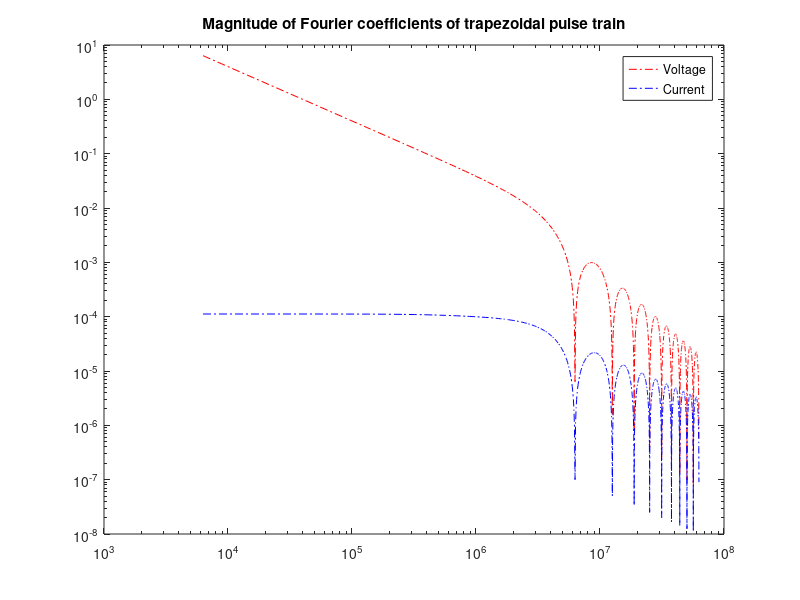

Write MATLAB code to recreate this figure. (Note: this script raises an error after producing the figure.)
% Fourierreihenkoeffizienten des Strompulses

% Defining the constant parameters

% fundamental period [s]
T=1e-3;

% fundamental frequency [Hz]
f0=1/T;

% pulse amplitude [V]
U0=10;

% pulse rise time [s]
tr=1e-6;

% pulse fall time [s]
tf=tr;

% FWHM [s]
tau=0.5e-3;

% frequencies associated with Fourier components [Hz]
nmax=1e4; % highest harmonic included in the Fourier sum
n=1:nmax;
w=2*pi*n*f0;


% Debye network parameters:
Ci=0.3*10^-9; % [F]
Ri=5*10^3; % [ohm]
Rinf=10*10^6; % [ohm]
Czero=2.5*10^-9; % [F]


% Fourier coefficients of the trapezoidal pulse train
base=2*U0./(1i*w*T); % [V]
coeff=base.*(exp(1i*w*tau*0.5).*sin(w*tr*0.5)./(w*tr*0.5)-exp(-1i*w*tau*0.5).*sin(w*tf*0.5)./(w*tf*0.5)); % [V]

% computing each individual current component using the debye network
% impedance
cucoeff=coeff.*((1/(Rinf)+1./(Ri+1./(1i*w*Ci))+1i*Czero*w)); % [A]

figure(1) % Fourier coefficients (amplitude)

step=ceil(length(w)/1000);

loglog(w(1:step:length(w)),abs(coeff(1:step:length(w))),'-.r',w(1:step:length(w)),abs(cucoeff(1:step:length(w))),'-.b');
title('Magnitude of Fourier coefficients of trapezoidal pulse train')
legend('Voltage', 'Current')

t=linspace(-0.5e-3,+0.5e-3,20000); % time axis [s]
timefunc=0;
timefuncfilter=0;
timefunccu=0;
timefunccufilter=0;

% Butterworth filter transfer function
fc=1e5; % cutoff frequency [Hz]
norder=8; % filter order

hBW=ButterworthTF(w/(2*pi),fc,norder);

% recreating the time signals
% note: could be done more efficiently by using matrix multiplication


%Cancer
%timefunc=sum(bsxfun(@times,exp(1i*w'*t),coeff'));               %[V]
%timefunccu=sum(bsxfun(@times,exp(1i*w'*t),cucoeff'));         % [A]
%timefuncfilter=sum(bsxfun(@times,exp(1i*w'*t),hBW'.*coeff')); % [V]
%timefunccufilter=sum(bsxfun(@times,exp(1i*w'*t),hBW'.*cucoeff'));   % [A]

for i=1:nmax;
   timefunc=timefunc+coeff(i)*exp(1i*w(i)*t); % [V]
    timefuncfilter=timefuncfilter+hBW(i)*coeff(i)*exp(1i*w(i)*t); % [V]
   timefunccu=timefunccu+cucoeff(i)*exp(1i*w(i)*t); % [A]
    timefunccufilter=timefunccufilter+hBW(i)*cucoeff(i)*exp(1i*w(i)*t); % [A]
end

figure(2) % time domain signals


subplot(2,1,1)
voltplot= line(t,real(timefunc));

set(voltplot                         , ...
  'Color'           , [0 0 .5], 'LineWidth', 2, 'LineStyle', '-.'    );


title('Voltage signal')

vlabel=xlabel('Time [s]')
vylabel=ylabel('Voltage [V]')
set(gca, ...
  'Box'         , 'off'     , ...
  'TickDir'     , 'out'     , ...
  'TickLength'  , [.02 .02] , ...
  'XMinorTick'  , 'on'      , ...
  'YMinorTick'  , 'on'      , ...
  'YGrid'       , 'on'      , ...
  'XColor'      , [.3 .3 .3], ...
  'YColor'      , [.4 .3 .3], ...
  'YTick'       , -5:2:5, ...
  'LineWidth'   , 1         );



subplot(2,1,2)
currentplot= line(t,real(timefunccu));
title('Current signal')

set(currentplot                         , ...
  'Color'           , 'r', 'LineWidth', 2, 'LineStyle', '-.'    );



vlabel=xlabel('Time [s]')
vylabel=ylabel('Current [A]')
set(gca, ...
  'Box'         , 'off'     , ...
  'TickDir'     , 'out'     , ...
  'TickLength'  , [.02 .02] , ...
  'XMinorTick'  , 'on'      , ...
  'YMinorTick'  , 'on'      , ...
  'YGrid'       , 'on'      , ...
  'XColor'      , [.3 .3 .3], ...
  'YColor'      , [.4 .3 .3], ...
  'YTick'       , 0:5*1e-4:5*1e-3, ...
  'LineWidth'   , 1         );



figure(3) % filtered time domain signals


subplot(2,1,1)
plot(t,real(timefuncfilter));
title('Filtered Voltage signal')


vlabel=xlabel('Time [s]')
vylabel=ylabel('Voltage [V]')
set(gca, ...
  'Box'         , 'off'     , ...
  'TickDir'     , 'out'     , ...
  'TickLength'  , [.02 .02] , ...
  'XMinorTick'  , 'on'      , ...
  'YMinorTick'  , 'on'      , ...
  'YGrid'       , 'on'      , ...
  'XColor'      , [.3 .3 .3], ...
  'YColor'      , [.4 .3 .3], ...
  'YTick'       , -5:2:5, ...
  'LineWidth'   , 1         );

subplot(2,1,2)
plot(t,real(timefunccufilter), 'Color', 'r');
title('Filtered Current signal')

vlabel=xlabel('Time [s]')
vylabel=ylabel('Current [A]')
set(gca, ...
  'Box'         , 'off'     , ...
  'TickDir'     , 'out'     , ...
  'TickLength'  , [.02 .02] , ...
  'XMinorTick'  , 'on'      , ...
  'YMinorTick'  , 'on'      , ...
  'YGrid'       , 'on'      , ...
  'XColor'      , [.3 .3 .3], ...
  'YColor'      , [.4 .3 .3], ...
  'YTick'       , 0:5*1e-4:5*1e-3, ...
  'LineWidth'   , 1         );


